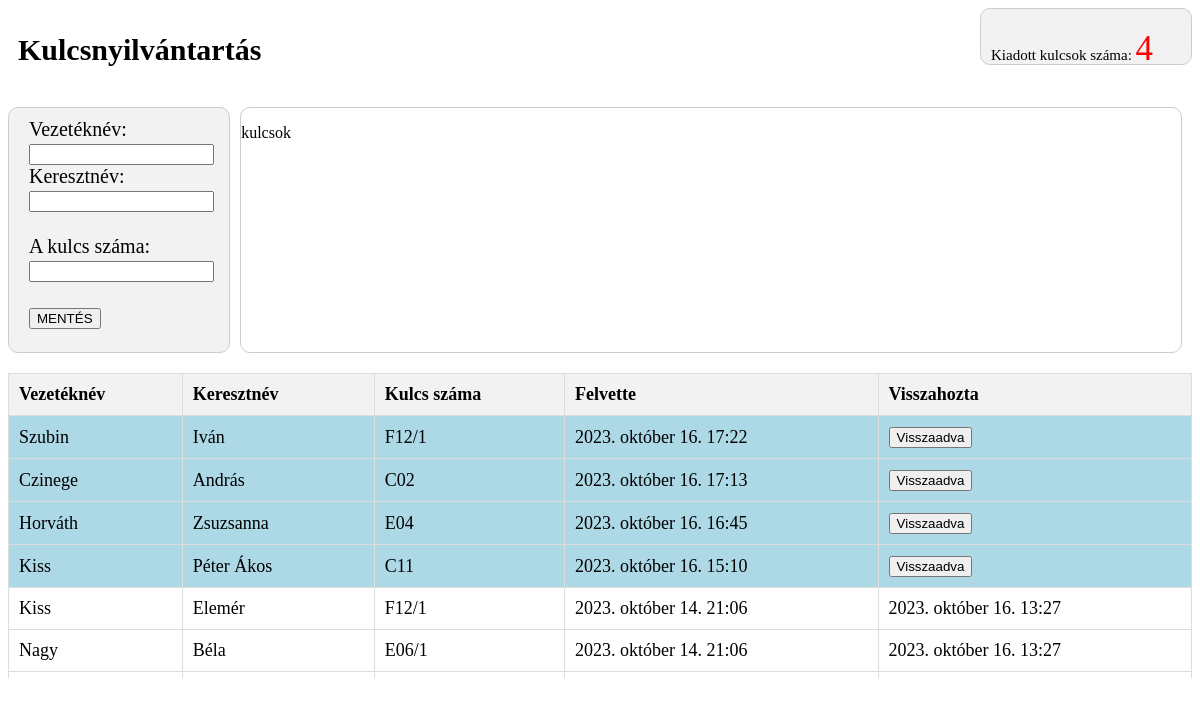
The app's page /, older data.
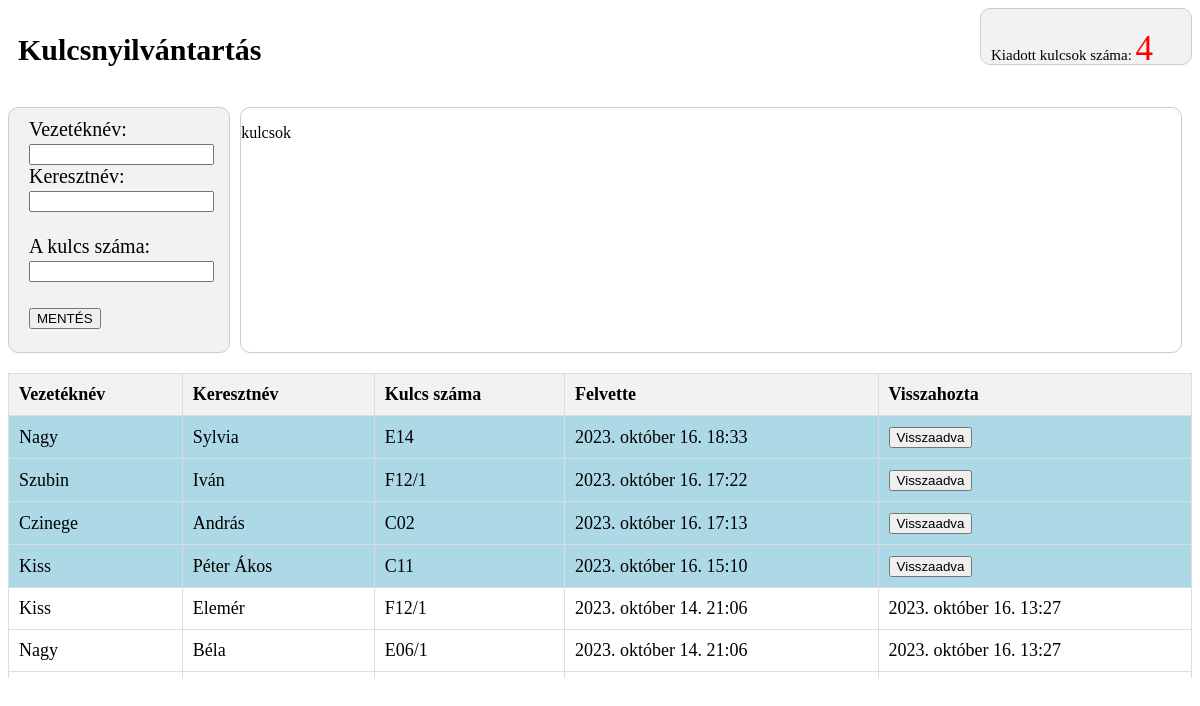
The same page, newer data.
### Kezdolap/models.py (models this page shows, shortened)
class Nyilvantartas(models.Model):
    vezetek_nev = models.CharField(max_length=30)
    kereszt_nev = models.CharField(max_length=30)
    kulcs_szam = models.CharField(max_length=15)
    datum = models.DateTimeField(auto_now_add=True)
    visszaadva = models.DateTimeField(null=True, blank=True)  # Új mező a visszaadás időpontjának

### _core/views.py (the view)
# urls.py: path('', views.kezdolap, name='kezdolap'),
def kezdolap(request):
    nyilvantartas = Nyilvantartas.objects.all().order_by('visszaadva', '-datum')  # rendezés a vissza nem adaottak alapján
    kiadott_kulcsok_szama = nyilvantartas.filter(visszaadva__isnull=True).count()
    return render(request, 'index.html', {
            "nyilvantartas": nyilvantartas,
            "kiadott_kulcsok_szama": kiadott_kulcsok_szama,
        })

### templates/index.html (shortened to what this page needs)
<!DOCTYPE html>
<html lang="en">
<head>
</head>
<body>
    <div class="elsosor-container">
        <div class="elso-sor-1div">
            <h1>Kulcsnyilvántartás</h1>
        </div>
        <div class="kiadott-kulcsok-szama-div">
            <p>Kiadott kulcsok száma:   <span class="kiadott-kulcsok-szama">  {{ kiadott_kulcsok_szama }}</span></p>
        </div>
    </div>
    <div class="masodiksor-container">
        <div class="ujadat-div">
            <form method="post" action="{% url 'mentes' %}">
                <label for="vezetek_nev"> Vezetéknév: </label>
                <br>
                <input type="text" id="vezetek_nev" name="vezetek_nev" required>
                <br>
                <label for="kereszt_nev"> Keresztnév: </label>
                <br>
                <input type="text" id="kereszt_nev" name="kereszt_nev" required>
                <br> <br>
                <label for="kulcs_szam"> A kulcs száma: </label>
                <br>
                <input type="text" id="kulcs_szam" name="kulcs_szam" required>
                <br> <br>
                <input type="submit" id="mentes" value="MENTÉS">
                <br> <br>
            </form>
        </div>
        <div class="masodik-kontener-2div-kulcsok">
            <p> kulcsok</p>
        </div>
    </div>
    <div class="table-container">
        <table>
            <thead>
                <tr>
                    <th>Vezetéknév</th>
                    <th>Keresztnév</th>
                    <th>Kulcs száma</th>
                    <th>Felvette</th>
                    <th>Visszahozta</th>
                </tr>
            </thead>
            <tbody>
                {% for item in nyilvantartas %}
                <tr {% if item.visszaadva %} style="background-color: white;" {% else %} style="background-color: lightblue;" {% endif %}>
                    <td>{{ item.vezetek_nev }}</td>
                    <td>{{ item.kereszt_nev }}</td>
                    <td>{{ item.kulcs_szam }}</td>
                    <td>{{ item.datum }}</td>
                    <td>
                        {% if item.visszaadva %}
                            {{ item.visszaadva }}
                        {% else %}
                            <a href="{% url 'visszaadva' item.pk %}"><input type="button" value="Visszaadva"></a>
                        {% endif %}
                    </td>
                </tr>
                {% endfor %}
            </tbody>
        </table>
    </div>
</body>
</html>

### templates/index.html (style rules this page uses)
div { margin-bottom: 10px; }
.table-container { width: 100%; overflow: auto; max-height: 305px; }
table { border-collapse: collapse; width: 100%; max-height: 305px; font-size: 18px; }
th, td { border: 1px solid #ddd; padding: 10px; text-align: left; }
th { background-color: #f2f2f2; position: sticky; top: 0; z-index: 1; }
.elsosor-container { display: flex; justify-content: space-between; }
.elso-sor-1div { font-size: 15px; text-align: left; padding-left: 10px; padding-top: 5px; }
.kiadott-kulcsok-szama-div { background-color: #f2f2f2; border: 1px solid #ccc; border-radius: 10px; width: 200px; font-size: 15px; text-align: left; padding-left: 10px; padding-top: 5px; float: right; height: 50px; }
.kiadott-kulcsok-szama { font-size: 35px; color: red; text-align: left; white-space: normal; }
.ujadat-div { background-color: #f2f2f2; border: 1px solid #ccc; border-radius: 10px; width: 250px; font-size: 20px; text-align: left; padding-left: 20px; padding-top: 10px; }
.masodiksor-container { display: flex; justify-content: 10px; margin-right: 10px; }
.masodik-kontener-2div-kulcsok { border: 1px solid #ccc; border-radius: 10px; width: 100%; margin-left: 10px; }

Row changes from the older to the newer data that the page shows:
no longer on this page (row edited): Nyilvantartas: vezetek_nev "Horváth", kereszt_nev "Zsuzsanna", kulcs_szam "E04", datum "2023. október 16. 16:45"
added Nyilvantartas: vezetek_nev "Nagy", kereszt_nev "Sylvia", kulcs_szam "E14", datum "2023. október 16. 18:33"
